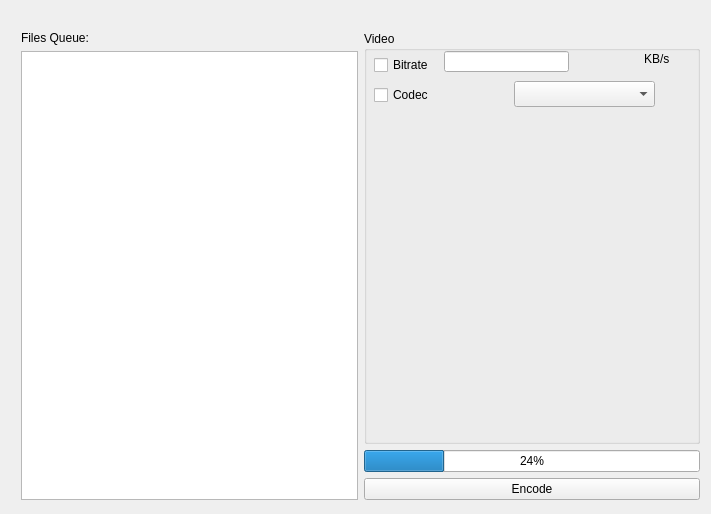
<?xml version="1.0" encoding="UTF-8"?>
<ui version="4.0">
 <class>MainWindow</class>
 <widget class="QMainWindow" name="MainWindow">
  <property name="geometry">
   <rect>
    <x>0</x>
    <y>0</y>
    <width>711</width>
    <height>514</height>
   </rect>
  </property>
  <property name="windowTitle">
   <string>MainWindow</string>
  </property>
  <widget class="QWidget" name="centralWidget">
   <widget class="QWidget" name="">
    <property name="geometry">
     <rect>
      <x>10</x>
      <y>20</y>
      <width>701</width>
      <height>491</height>
     </rect>
    </property>
    <layout class="QHBoxLayout" name="horizontalLayout">
     <item>
      <layout class="QVBoxLayout" name="verticalLayout_2">
       <item>
        <widget class="QLabel" name="label">
         <property name="text">
          <string>Files Queue:</string>
         </property>
        </widget>
       </item>
       <item>
        <widget class="QListView" name="listView"/>
       </item>
      </layout>
     </item>
     <item>
      <layout class="QVBoxLayout" name="verticalLayout">
       <item>
        <widget class="QGroupBox" name="groupBox">
         <property name="title">
          <string>Video</string>
         </property>
         <widget class="QCheckBox" name="checkBox_2">
          <property name="geometry">
           <rect>
            <x>10</x>
            <y>54</y>
            <width>65</width>
            <height>20</height>
           </rect>
          </property>
          <property name="text">
           <string>Codec</string>
          </property>
         </widget>
         <widget class="QComboBox" name="comboBox">
          <property name="geometry">
           <rect>
            <x>150</x>
            <y>50</y>
            <width>141</width>
            <height>26</height>
           </rect>
          </property>
         </widget>
         <widget class="QLineEdit" name="lineEdit">
          <property name="geometry">
           <rect>
            <x>80</x>
            <y>20</y>
            <width>125</width>
            <height>21</height>
           </rect>
          </property>
          <property name="maximumSize">
           <size>
            <width>204</width>
            <height>16777215</height>
           </size>
          </property>
         </widget>
         <widget class="QCheckBox" name="checkBox">
          <property name="geometry">
           <rect>
            <x>10</x>
            <y>24</y>
            <width>66</width>
            <height>20</height>
           </rect>
          </property>
          <property name="text">
           <string>Bitrate</string>
          </property>
         </widget>
         <widget class="QLabel" name="label_2">
          <property name="geometry">
           <rect>
            <x>280</x>
            <y>20</y>
            <width>29</width>
            <height>16</height>
           </rect>
          </property>
          <property name="text">
           <string>KB/s</string>
          </property>
         </widget>
        </widget>
       </item>
       <item>
        <widget class="QProgressBar" name="progressBar">
         <property name="value">
          <number>24</number>
         </property>
        </widget>
       </item>
       <item>
        <widget class="QPushButton" name="pushButton">
         <property name="text">
          <string>Encode</string>
         </property>
        </widget>
       </item>
      </layout>
     </item>
    </layout>
   </widget>
  </widget>
 </widget>
 <layoutdefault spacing="6" margin="11"/>
 <resources/>
 <connections/>
</ui>
